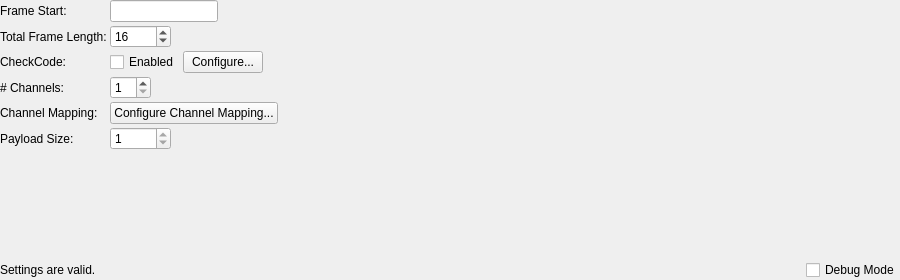
<?xml version="1.0" encoding="UTF-8"?>
<ui version="4.0">
 <class>FramedReaderSettings</class>
 <widget class="QWidget" name="FramedReaderSettings">
  <property name="geometry">
   <rect>
    <x>0</x>
    <y>0</y>
    <width>900</width>
    <height>280</height>
   </rect>
  </property>
  <property name="windowTitle">
   <string>Form</string>
  </property>
  <layout class="QVBoxLayout" name="verticalLayout">
   <property name="spacing">
    <number>3</number>
   </property>
   <property name="leftMargin">
    <number>0</number>
   </property>
   <property name="topMargin">
    <number>0</number>
   </property>
   <property name="rightMargin">
    <number>0</number>
   </property>
   <property name="bottomMargin">
    <number>0</number>
   </property>
   <item>
    <layout class="QFormLayout" name="formLayout">
     <property name="fieldGrowthPolicy">
      <enum>QFormLayout::FieldsStayAtSizeHint</enum>
     </property>
     <item row="0" column="0">
      <widget class="QLabel" name="label">
       <property name="text">
        <string>Frame Start:</string>
       </property>
      </widget>
     </item>
     <item row="0" column="1">
      <widget class="CommandEdit" name="leSyncWord">
       <property name="toolTip">
        <string>Enter the 'Frame Start' bytes in hexadecimal.</string>
       </property>
      </widget>
     </item>
     <item row="3" column="0">
      <widget class="QLabel" name="label_2">
       <property name="text">
        <string># Channels:</string>
       </property>
      </widget>
     </item>
     <item row="3" column="1">
      <widget class="QSpinBox" name="spNumOfChannels">
       <property name="toolTip">
        <string>Select number of channels</string>
       </property>
       <property name="minimum">
        <number>1</number>
       </property>
       <property name="maximum">
        <number>32</number>
       </property>
      </widget>
     </item>
     <item row="4" column="0">
      <widget class="QLabel" name="label_cm">
       <property name="text">
        <string>Channel Mapping:</string>
       </property>
      </widget>
     </item>
     <item row="4" column="1">
      <widget class="QPushButton" name="pbChannelMapping">
       <property name="text">
        <string>Configure Channel Mapping...</string>
       </property>
       <property name="toolTip">
        <string>Configure byte position and data type for each channel</string>
       </property>
      </widget>
     </item>
     <item row="1" column="0">
      <widget class="QLabel" name="label_3">
       <property name="text">
        <string>Total Frame Length:</string>
       </property>
      </widget>
     </item>
     <item row="1" column="1">
      <widget class="QSpinBox" name="spTotalFrameLength">
       <property name="toolTip">
        <string>Enter the total frame length in bytes (including frame start, payload, and checkCode)</string>
       </property>
       <property name="minimum">
        <number>1</number>
       </property>
       <property name="maximum">
        <number>65535</number>
       </property>
       <property name="value">
        <number>16</number>
       </property>
      </widget>
     </item>
     <item row="5" column="0">
      <widget class="QLabel" name="label_payload">
       <property name="text">
        <string>Payload Size:</string>
       </property>
      </widget>
     </item>
     <item row="5" column="1">
      <widget class="QSpinBox" name="spSize">
       <property name="readOnly">
        <bool>true</bool>
       </property>
       <property name="toolTip">
        <string>Calculated automatically: Total Frame Length - Frame Start Length - CheckCode Length</string>
       </property>
       <property name="minimum">
        <number>1</number>
       </property>
       <property name="maximum">
        <number>65535</number>
       </property>
      </widget>
     </item>
     <item row="2" column="0">
      <widget class="QLabel" name="label_6">
       <property name="text">
        <string>CheckCode:</string>
       </property>
      </widget>
     </item>
     <item row="2" column="1">
      <layout class="QHBoxLayout" name="horizontalLayout_checksum">
       <item>
        <widget class="QCheckBox" name="cbChecksum">
         <property name="text">
          <string>Enabled</string>
         </property>
        </widget>
       </item>
       <item>
        <widget class="QPushButton" name="pbChecksumConfig">
         <property name="text">
          <string>Configure...</string>
         </property>
         <property name="toolTip">
          <string>Configure checkCode algorithm and byte range</string>
         </property>
        </widget>
       </item>
       <item>
        <spacer name="horizontalSpacer">
         <property name="orientation">
          <enum>Qt::Horizontal</enum>
         </property>
         <property name="sizeHint" stdset="0">
          <size>
           <width>40</width>
           <height>20</height>
          </size>
         </property>
        </spacer>
       </item>
      </layout>
     </item>
    </layout>
   </item>
   <item>
    <spacer name="verticalSpacer">
     <property name="orientation">
      <enum>Qt::Vertical</enum>
     </property>
     <property name="sizeHint" stdset="0">
      <size>
       <width>20</width>
       <height>1</height>
      </size>
     </property>
    </spacer>
   </item>
   <item>
    <layout class="QHBoxLayout" name="horizontalLayout_4">
     <item>
      <widget class="QLabel" name="lMessage">
       <property name="sizePolicy">
        <sizepolicy hsizetype="MinimumExpanding" vsizetype="Preferred">
         <horstretch>0</horstretch>
         <verstretch>0</verstretch>
        </sizepolicy>
       </property>
       <property name="text">
        <string>Settings are valid.</string>
       </property>
      </widget>
     </item>
     <item>
      <widget class="QCheckBox" name="cbDebugMode">
       <property name="text">
        <string>Debug Mode</string>
       </property>
      </widget>
     </item>
    </layout>
   </item>
  </layout>
 </widget>
 <customwidgets>
  <customwidget>
   <class>CommandEdit</class>
   <extends>QLineEdit</extends>
   <header>commandedit.h</header>
  </customwidget>
 </customwidgets>
 <resources/>
 <connections/>
</ui>
